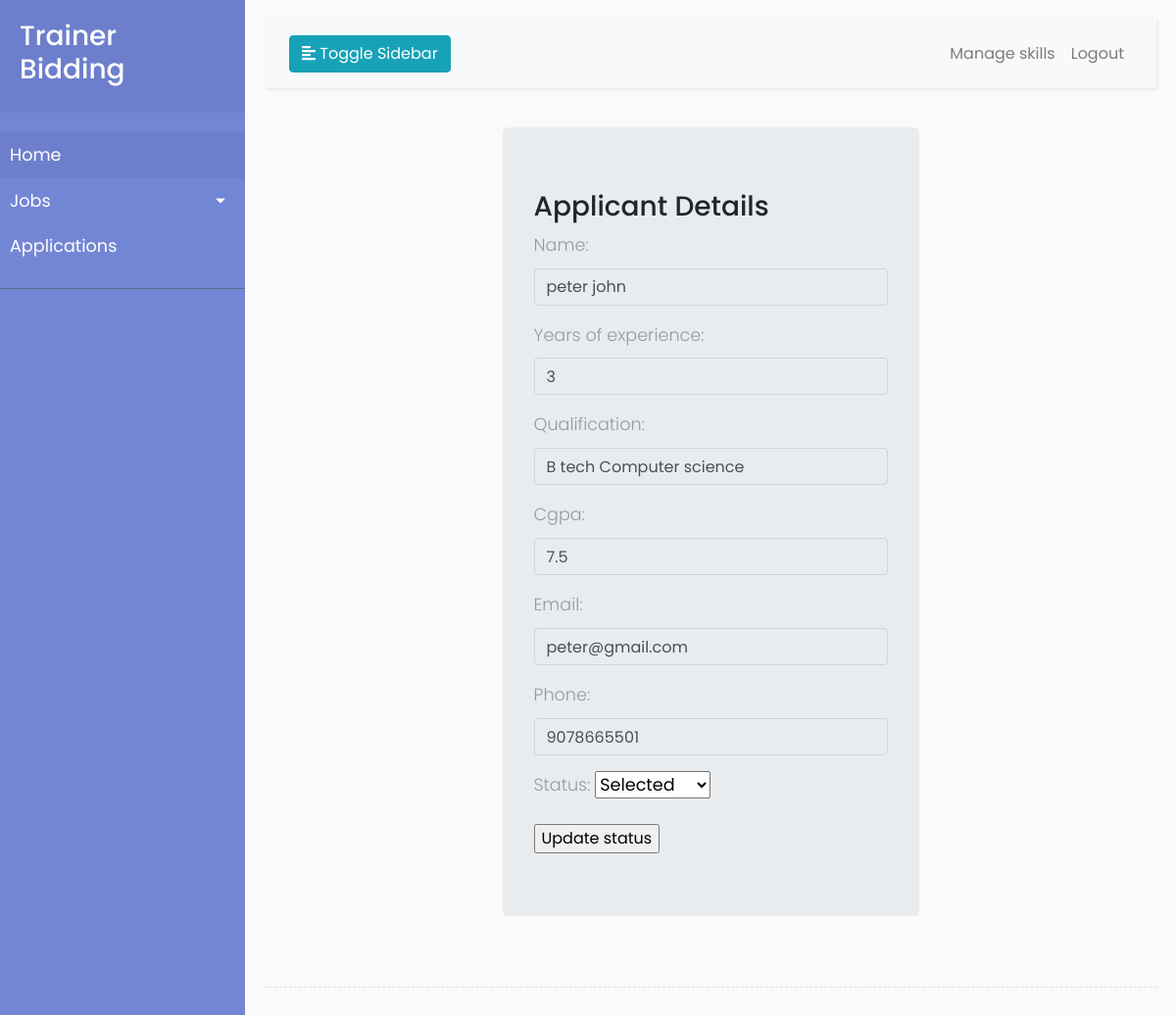
/institute/applicationdetails4 (signed in), run on the app's committed database.
### trainer/models.py (models this page shows)
class Application(models.Model):
    jobid = models.CharField(max_length=120)
    job_title = models.CharField(max_length=120)
    user = models.CharField(max_length=100)
    skill = models.CharField(max_length=120)
    location=models.CharField(max_length=120)
    name = models.CharField(max_length=120)
    years_of_experience = models.IntegerField(default=0)
    qualification = models.CharField(max_length=120)
    cgpa = models.DecimalField(max_digits=2, decimal_places=1)
    email = models.EmailField()
    phone = models.CharField(max_length=12)
    choices = (
        ("Applied", "Applied"), ("Processing", "Processing"), ("Rejected", "Rejected"), ("Selected", "Selected")
    )
    status = models.CharField(max_length=100, choices=choices, default="Applied")

### institute/views.py (the view, shortened to what this page needs)
# urls.py: path("applicationdetails<int:pk>",applicationDetails,name="applicationdetails"),
@login_required(login_url='institutelogin')
def applicationDetails(request,pk):
    applicant = Application.objects.get(id=pk)
    form = ApplicationProcessingForm(instance=applicant)
    context = {}
    context["form"] = form
    return render(request, "institute/applicantdetails.html", context)

### institute/forms.py
class ApplicationProcessingForm(ModelForm):
    class Meta:
        model = Application
        fields = "__all__"
        widgets = {
        "jobid":forms.HiddenInput(attrs={'class': "form-control"}),
        "job_title":forms.HiddenInput(attrs={'class': "form-control"}),
        "user":forms.HiddenInput(attrs={'class': "form-control"}),
        "skill":forms.HiddenInput(attrs={'class': "form-control"}),
        "location":forms.HiddenInput(attrs={'class': "form-control"}),
        "name": forms.TextInput(attrs={'class': "form-control", 'readonly': True}),
        "years_of_experience": forms.TextInput(attrs={'class': "form-control", 'readonly': True}),
        "qualification": forms.TextInput(attrs={'class': "form-control", 'readonly': True}),
        "cgpa": forms.TextInput(attrs={'class': "form-control", 'readonly': True}),
        "email": forms.TextInput(attrs={'class': "form-control", 'readonly': True}),
        "phone": forms.TextInput(attrs={'class': "form-control", 'readonly': True}),
        "status": forms.Select()
        }

### institute/templates/institute/applicantdetails.html
<!DOCTYPE html>
{% extends 'institute/base.html' %}
{% block body_block %}
<div class="container">
    <div class="row">
        <div class="col-3">
        </div>
        <div class="col-6">
            <form method="post" class="jumbotron">{%csrf_token%}
                <h3>Applicant Details</h3>
                {{form.as_p}}
                <input type="submit" value="Update status">
            </form>
        </div>
        <div class="col-3">
        </div>
    </div>
</div>
{%endblock%}

### trainer/static/css/style.css (style rules this page uses)
body { font-family: 'Poppins', sans-serif; background: #fafafa; }
p { font-family: 'Poppins', sans-serif; font-size: 1.1em; font-weight: 300; line-height: 1.7em; color: #999; }

### data on the page
Application: name "peter john", years_of_experience "3", qualification "B tech Computer science", cgpa "7.5", email "peter@gmail.com", phone "9078665501", status "Selected"
